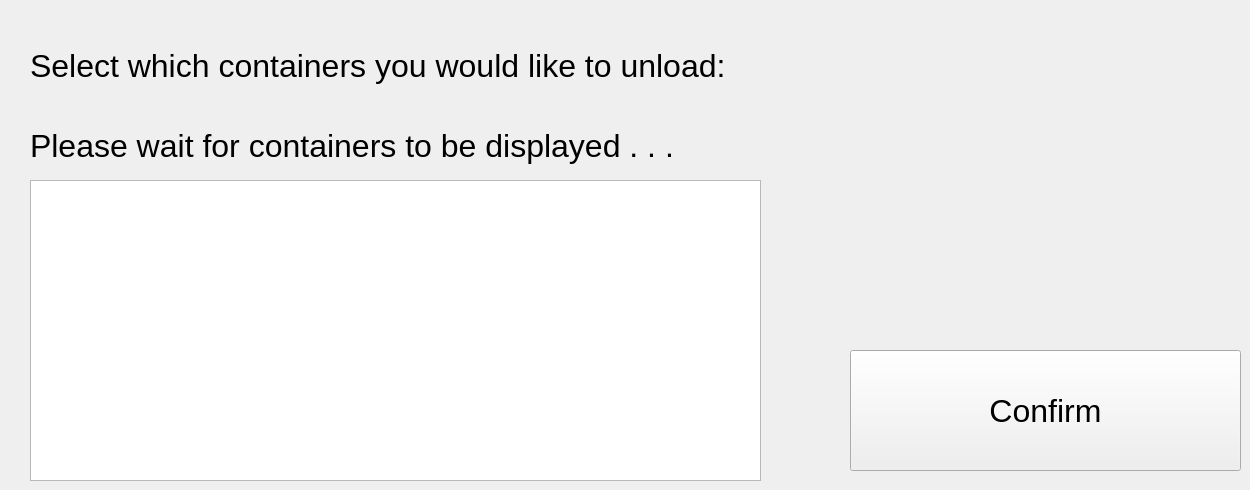
    <widget class="QWidget" name="C_Select_Unload">
     <widget class="QPushButton" name="Select_Unload_Confirm">
      <property name="geometry">
       <rect>
        <x>850</x>
        <y>350</y>
        <width>391</width>
        <height>121</height>
       </rect>
      </property>
      <property name="font">
       <font>
        <pointsize>24</pointsize>
       </font>
      </property>
      <property name="text">
       <string>Confirm</string>
      </property>
     </widget>
     <widget class="QLabel" name="label_3">
      <property name="geometry">
       <rect>
        <x>30</x>
        <y>30</y>
        <width>911</width>
        <height>71</height>
       </rect>
      </property>
      <property name="font">
       <font>
        <pointsize>24</pointsize>
       </font>
      </property>
      <property name="text">
       <string>Select which containers you would like to unload:</string>
      </property>
      <property name="wordWrap">
       <bool>false</bool>
      </property>
     </widget>
     <widget class="QListWidget" name="unLoadContainerDisplay">
      <property name="geometry">
       <rect>
        <x>30</x>
        <y>180</y>
        <width>731</width>
        <height>301</height>
       </rect>
      </property>
      <property name="font">
       <font>
        <pointsize>18</pointsize>
       </font>
      </property>
     </widget>
     <widget class="QLabel" name="waitlabel">
      <property name="geometry">
       <rect>
        <x>30</x>
        <y>110</y>
        <width>821</width>
        <height>71</height>
       </rect>
      </property>
      <property name="font">
       <font>
        <pointsize>24</pointsize>
       </font>
      </property>
      <property name="text">
       <string>Please wait for containers to be displayed . . .</string>
      </property>
     </widget>
    </widget>
